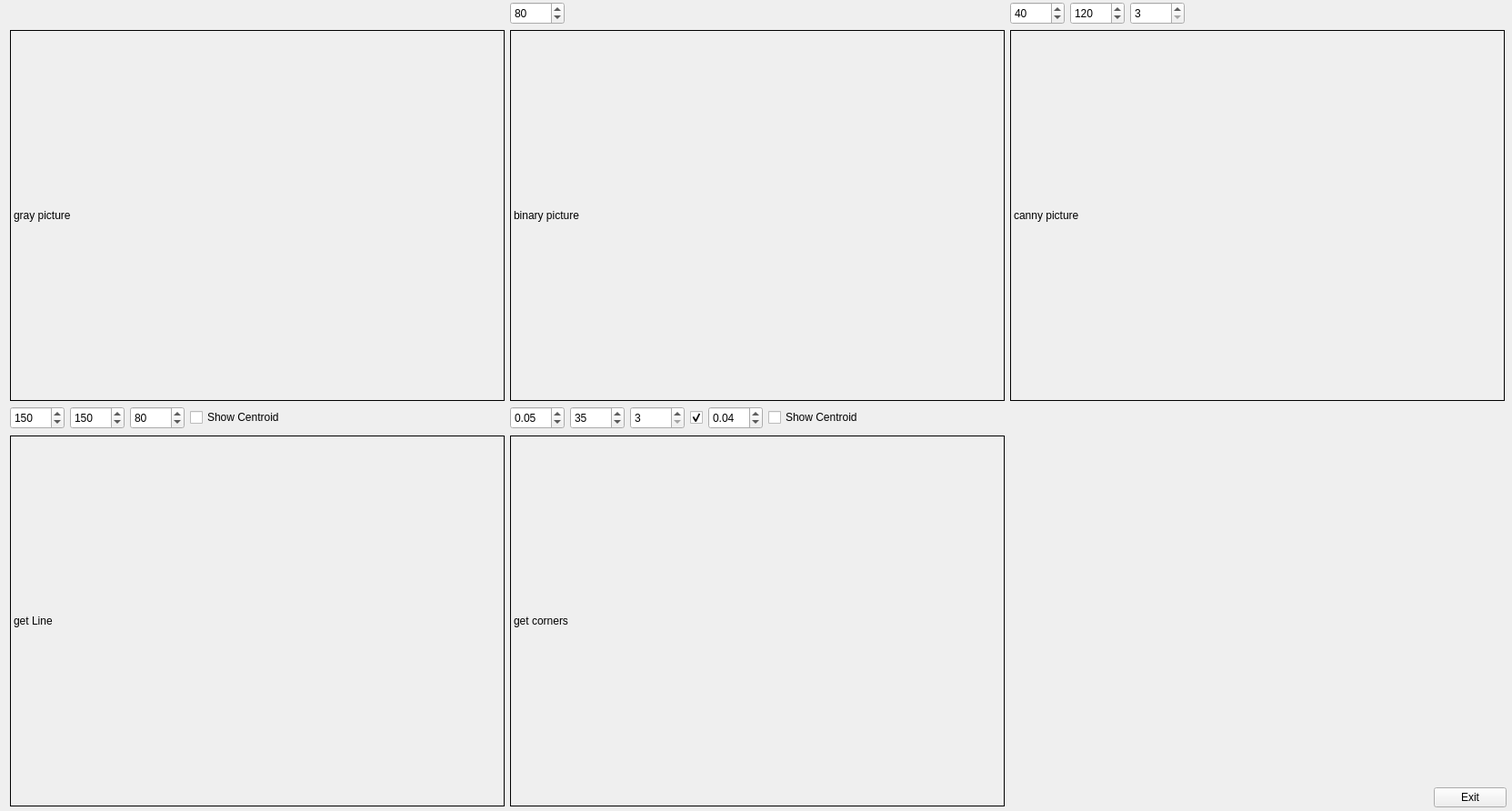
<?xml version="1.0" encoding="UTF-8"?>
<ui version="4.0">
 <class>HoughParm</class>
 <widget class="QDialog" name="HoughParm">
  <property name="geometry">
   <rect>
    <x>0</x>
    <y>0</y>
    <width>1663</width>
    <height>892</height>
   </rect>
  </property>
  <property name="windowTitle">
   <string>Dialog</string>
  </property>
  <widget class="QWidget" name="layoutWidget">
   <property name="geometry">
    <rect>
     <x>11</x>
     <y>2</y>
     <width>1646</width>
     <height>886</height>
    </rect>
   </property>
   <layout class="QGridLayout" name="gridLayout">
    <item row="0" column="4">
     <widget class="QSpinBox" name="bin_thresh">
      <property name="sizePolicy">
       <sizepolicy hsizetype="Fixed" vsizetype="Fixed">
        <horstretch>0</horstretch>
        <verstretch>0</verstretch>
       </sizepolicy>
      </property>
      <property name="minimumSize">
       <size>
        <width>60</width>
        <height>25</height>
       </size>
      </property>
      <property name="maximum">
       <number>255</number>
      </property>
      <property name="value">
       <number>80</number>
      </property>
     </widget>
    </item>
    <item row="0" column="10">
     <widget class="QSpinBox" name="canny_thresh1">
      <property name="sizePolicy">
       <sizepolicy hsizetype="Fixed" vsizetype="Fixed">
        <horstretch>0</horstretch>
        <verstretch>0</verstretch>
       </sizepolicy>
      </property>
      <property name="minimumSize">
       <size>
        <width>60</width>
        <height>25</height>
       </size>
      </property>
      <property name="maximum">
       <number>255</number>
      </property>
      <property name="value">
       <number>40</number>
      </property>
     </widget>
    </item>
    <item row="0" column="11">
     <widget class="QSpinBox" name="canny_thresh2">
      <property name="sizePolicy">
       <sizepolicy hsizetype="Fixed" vsizetype="Fixed">
        <horstretch>0</horstretch>
        <verstretch>0</verstretch>
       </sizepolicy>
      </property>
      <property name="minimumSize">
       <size>
        <width>60</width>
        <height>25</height>
       </size>
      </property>
      <property name="maximum">
       <number>255</number>
      </property>
      <property name="singleStep">
       <number>0</number>
      </property>
      <property name="value">
       <number>120</number>
      </property>
     </widget>
    </item>
    <item row="0" column="12">
     <widget class="QSpinBox" name="canny_Ssize">
      <property name="sizePolicy">
       <sizepolicy hsizetype="Fixed" vsizetype="Fixed">
        <horstretch>0</horstretch>
        <verstretch>0</verstretch>
       </sizepolicy>
      </property>
      <property name="minimumSize">
       <size>
        <width>60</width>
        <height>25</height>
       </size>
      </property>
      <property name="prefix">
       <string/>
      </property>
      <property name="minimum">
       <number>3</number>
      </property>
      <property name="maximum">
       <number>7</number>
      </property>
      <property name="singleStep">
       <number>2</number>
      </property>
     </widget>
    </item>
    <item row="1" column="0" colspan="4">
     <widget class="QLabel" name="gray_pic">
      <property name="sizePolicy">
       <sizepolicy hsizetype="Fixed" vsizetype="Fixed">
        <horstretch>0</horstretch>
        <verstretch>0</verstretch>
       </sizepolicy>
      </property>
      <property name="minimumSize">
       <size>
        <width>544</width>
        <height>408</height>
       </size>
      </property>
      <property name="frameShape">
       <enum>QFrame::Box</enum>
      </property>
      <property name="text">
       <string>gray picture</string>
      </property>
     </widget>
    </item>
    <item row="1" column="4" colspan="6">
     <widget class="QLabel" name="bin_pic">
      <property name="sizePolicy">
       <sizepolicy hsizetype="Fixed" vsizetype="Fixed">
        <horstretch>0</horstretch>
        <verstretch>0</verstretch>
       </sizepolicy>
      </property>
      <property name="minimumSize">
       <size>
        <width>544</width>
        <height>408</height>
       </size>
      </property>
      <property name="frameShape">
       <enum>QFrame::Box</enum>
      </property>
      <property name="text">
       <string>binary picture</string>
      </property>
     </widget>
    </item>
    <item row="1" column="10" colspan="4">
     <widget class="QLabel" name="canny_pic">
      <property name="sizePolicy">
       <sizepolicy hsizetype="Fixed" vsizetype="Fixed">
        <horstretch>0</horstretch>
        <verstretch>0</verstretch>
       </sizepolicy>
      </property>
      <property name="minimumSize">
       <size>
        <width>544</width>
        <height>408</height>
       </size>
      </property>
      <property name="frameShape">
       <enum>QFrame::Box</enum>
      </property>
      <property name="text">
       <string>canny picture</string>
      </property>
     </widget>
    </item>
    <item row="2" column="0">
     <widget class="QSpinBox" name="hough_thresh">
      <property name="sizePolicy">
       <sizepolicy hsizetype="Fixed" vsizetype="Fixed">
        <horstretch>0</horstretch>
        <verstretch>0</verstretch>
       </sizepolicy>
      </property>
      <property name="minimumSize">
       <size>
        <width>60</width>
        <height>25</height>
       </size>
      </property>
      <property name="maximum">
       <number>3264</number>
      </property>
      <property name="value">
       <number>150</number>
      </property>
     </widget>
    </item>
    <item row="2" column="1">
     <widget class="QSpinBox" name="hough_minlen">
      <property name="sizePolicy">
       <sizepolicy hsizetype="Fixed" vsizetype="Fixed">
        <horstretch>0</horstretch>
        <verstretch>0</verstretch>
       </sizepolicy>
      </property>
      <property name="minimumSize">
       <size>
        <width>60</width>
        <height>25</height>
       </size>
      </property>
      <property name="maximum">
       <number>3264</number>
      </property>
      <property name="value">
       <number>150</number>
      </property>
     </widget>
    </item>
    <item row="2" column="2">
     <widget class="QSpinBox" name="hough_maxgap">
      <property name="sizePolicy">
       <sizepolicy hsizetype="Fixed" vsizetype="Fixed">
        <horstretch>0</horstretch>
        <verstretch>0</verstretch>
       </sizepolicy>
      </property>
      <property name="minimumSize">
       <size>
        <width>60</width>
        <height>25</height>
       </size>
      </property>
      <property name="maximum">
       <number>3264</number>
      </property>
      <property name="value">
       <number>80</number>
      </property>
     </widget>
    </item>
    <item row="2" column="4">
     <widget class="QDoubleSpinBox" name="shi_quality">
      <property name="sizePolicy">
       <sizepolicy hsizetype="Fixed" vsizetype="Fixed">
        <horstretch>0</horstretch>
        <verstretch>0</verstretch>
       </sizepolicy>
      </property>
      <property name="minimumSize">
       <size>
        <width>60</width>
        <height>25</height>
       </size>
      </property>
      <property name="maximum">
       <double>1.000000000000000</double>
      </property>
      <property name="singleStep">
       <double>0.010000000000000</double>
      </property>
      <property name="value">
       <double>0.050000000000000</double>
      </property>
     </widget>
    </item>
    <item row="2" column="5">
     <widget class="QSpinBox" name="shi_mindist">
      <property name="sizePolicy">
       <sizepolicy hsizetype="Fixed" vsizetype="Fixed">
        <horstretch>0</horstretch>
        <verstretch>0</verstretch>
       </sizepolicy>
      </property>
      <property name="minimumSize">
       <size>
        <width>60</width>
        <height>25</height>
       </size>
      </property>
      <property name="maximum">
       <number>3224</number>
      </property>
      <property name="value">
       <number>35</number>
      </property>
     </widget>
    </item>
    <item row="2" column="6">
     <widget class="QSpinBox" name="shi_Bsize">
      <property name="sizePolicy">
       <sizepolicy hsizetype="Fixed" vsizetype="Fixed">
        <horstretch>0</horstretch>
        <verstretch>0</verstretch>
       </sizepolicy>
      </property>
      <property name="minimumSize">
       <size>
        <width>60</width>
        <height>25</height>
       </size>
      </property>
      <property name="minimum">
       <number>3</number>
      </property>
      <property name="maximum">
       <number>6</number>
      </property>
      <property name="singleStep">
       <number>2</number>
      </property>
     </widget>
    </item>
    <item row="2" column="8">
     <widget class="QDoubleSpinBox" name="shi_hough_k">
      <property name="sizePolicy">
       <sizepolicy hsizetype="Fixed" vsizetype="Fixed">
        <horstretch>0</horstretch>
        <verstretch>0</verstretch>
       </sizepolicy>
      </property>
      <property name="minimumSize">
       <size>
        <width>60</width>
        <height>25</height>
       </size>
      </property>
      <property name="maximum">
       <double>1.000000000000000</double>
      </property>
      <property name="singleStep">
       <double>0.010000000000000</double>
      </property>
      <property name="value">
       <double>0.040000000000000</double>
      </property>
     </widget>
    </item>
    <item row="3" column="0" rowspan="2" colspan="4">
     <widget class="QLabel" name="line_pic">
      <property name="sizePolicy">
       <sizepolicy hsizetype="Fixed" vsizetype="Fixed">
        <horstretch>0</horstretch>
        <verstretch>0</verstretch>
       </sizepolicy>
      </property>
      <property name="minimumSize">
       <size>
        <width>544</width>
        <height>408</height>
       </size>
      </property>
      <property name="frameShape">
       <enum>QFrame::Box</enum>
      </property>
      <property name="text">
       <string>get Line</string>
      </property>
     </widget>
    </item>
    <item row="3" column="4" rowspan="2" colspan="6">
     <widget class="QLabel" name="corner_pic">
      <property name="sizePolicy">
       <sizepolicy hsizetype="Fixed" vsizetype="Fixed">
        <horstretch>0</horstretch>
        <verstretch>0</verstretch>
       </sizepolicy>
      </property>
      <property name="minimumSize">
       <size>
        <width>544</width>
        <height>408</height>
       </size>
      </property>
      <property name="frameShape">
       <enum>QFrame::Box</enum>
      </property>
      <property name="text">
       <string>get corners</string>
      </property>
     </widget>
    </item>
    <item row="3" column="13">
     <spacer name="verticalSpacer">
      <property name="orientation">
       <enum>Qt::Vertical</enum>
      </property>
      <property name="sizeHint" stdset="0">
       <size>
        <width>20</width>
        <height>40</height>
       </size>
      </property>
     </spacer>
    </item>
    <item row="4" column="12">
     <spacer name="horizontalSpacer">
      <property name="orientation">
       <enum>Qt::Horizontal</enum>
      </property>
      <property name="sizeHint" stdset="0">
       <size>
        <width>40</width>
        <height>20</height>
       </size>
      </property>
     </spacer>
    </item>
    <item row="4" column="13">
     <widget class="QPushButton" name="exit">
      <property name="sizePolicy">
       <sizepolicy hsizetype="Fixed" vsizetype="Fixed">
        <horstretch>0</horstretch>
        <verstretch>0</verstretch>
       </sizepolicy>
      </property>
      <property name="focusPolicy">
       <enum>Qt::NoFocus</enum>
      </property>
      <property name="text">
       <string>Exit</string>
      </property>
     </widget>
    </item>
    <item row="2" column="3">
     <widget class="QCheckBox" name="hough_centroid">
      <property name="focusPolicy">
       <enum>Qt::NoFocus</enum>
      </property>
      <property name="text">
       <string>Show Centroid</string>
      </property>
     </widget>
    </item>
    <item row="2" column="7">
     <widget class="QCheckBox" name="shi_useHough">
      <property name="sizePolicy">
       <sizepolicy hsizetype="Fixed" vsizetype="Fixed">
        <horstretch>0</horstretch>
        <verstretch>0</verstretch>
       </sizepolicy>
      </property>
      <property name="text">
       <string/>
      </property>
      <property name="checked">
       <bool>true</bool>
      </property>
     </widget>
    </item>
    <item row="2" column="9">
     <widget class="QCheckBox" name="shi_centroid">
      <property name="text">
       <string>Show Centroid</string>
      </property>
     </widget>
    </item>
   </layout>
  </widget>
 </widget>
 <resources/>
 <connections/>
</ui>
